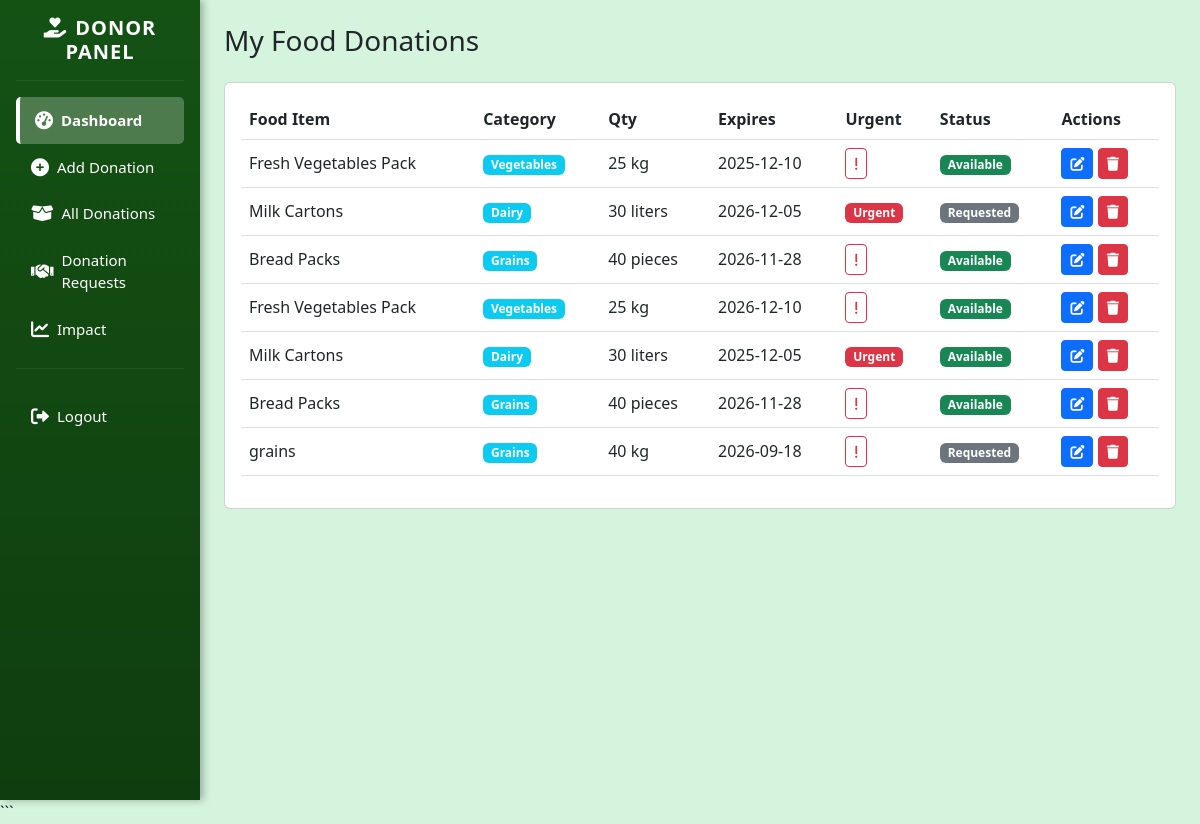
The app's page /donor_my_food_donations.php (signed in) with its own data.
### tables this page shows
CREATE TABLE `food_donations` (
  `id` int(11) NOT NULL,
  `donor_id` int(11) NOT NULL,
  `food_name` varchar(255) NOT NULL,
  `category` enum('vegetables','fruits','dairy','meat','grains','prepared_food','beverages','snacks','frozen','canned','other') NOT NULL,
  `quantity` varchar(100) NOT NULL,
  `unit` enum('kg','lbs','servings','pieces','liters','boxes','bags','other') NOT NULL,
  `expiration_date` date NOT NULL,
  `pickup_time_start` time DEFAULT NULL,
  `pickup_time_end` time DEFAULT NULL,
  `special_instructions` text DEFAULT NULL,
  `food_safety_info` text DEFAULT NULL,
  `images` longtext DEFAULT NULL CHECK (json_valid(`images`)),
  `description` text DEFAULT NULL,
  `urgent` tinyint(1) NOT NULL DEFAULT 0,
  `estimated_value` decimal(10,2) DEFAULT NULL,
  `status` enum('available','requested','reserved','completed','expired','cancelled') DEFAULT 'available',
  `location_lat` decimal(10,8) DEFAULT NULL,
  `location_lng` decimal(11,8) DEFAULT NULL,
  `pickup_address` text DEFAULT NULL,
  `created_at` timestamp NOT NULL DEFAULT current_timestamp(),
  `updated_at` timestamp NOT NULL DEFAULT current_timestamp() ON UPDATE current_timestamp()
);

### donor_my_food_donations.php (the view, shortened to what this page needs)
<?php
include 'config.php';
$donor_sql = "SELECT id, business_name FROM donors WHERE email = ?";
$donor_stmt = $conn->prepare($donor_sql);
$donor_stmt->bind_param("s", $_SESSION['user_email']);
$donor_stmt->execute();
$donor = $donor_stmt->get_result()->fetch_assoc();
$donor_id = $donor['id'];
$q = $conn->prepare("SELECT * FROM food_donations WHERE donor_id=? ORDER BY created_at DESC");
$q->bind_param("i", $donor_id);
$q->execute();
$donations = $q->get_result()->fetch_all(MYSQLI_ASSOC);
?>
<!DOCTYPE html>
<html>
<head>
<link href="https://cdn.jsdelivr.net/npm/bootstrap@5.3.0/dist/css/bootstrap.min.css" rel="stylesheet">
<link href="https://cdnjs.cloudflare.com/ajax/libs/font-awesome/6.0.0/css/all.min.css" rel="stylesheet">
</head>
<body>
<div class="container-fluid">
<div class="row">
<div class="col-md-2 p-0">
    <?php include "sidebar_donor.php"; ?>
</div>
<div class="col-md-10 p-4">
<h3 class="mb-4">My Food Donations</h3>
<div class="card">
<div class="card-body">
<?php if (empty($donations)): ?>
<p class="text-muted">No donations yet.</p>
<?php else: ?>
<div class="table-responsive">
<table class="table table-hover align-middle">
<thead>
<tr>
<th>Food Item</th>
<th>Category</th>
<th>Qty</th>
<th>Expires</th>
<th>Urgent</th>
<th>Status</th>
<th>Actions</th>
</tr>
</thead>
<tbody>
<?php foreach ($donations as $d): ?>
<tr>
<td><?php echo htmlspecialchars($d['food_name']); ?></td>
<td>
<span class="badge bg-info">
<?php echo ucfirst(str_replace('_',' ', $d['category'])); ?>
</span>
</td>
<td><?php echo $d['quantity']." ".$d['unit']; ?></td>
<td><?php echo $d['expiration_date']; ?></td>
<td>
<?php if ($d['urgent'] == 1): ?>
<span class="badge bg-danger">Urgent</span>
<?php else: ?>
<form method="post" class="d-inline">
<button class="btn btn-sm btn-outline-danger" name="mark_urgent">
<i class="fa-solid fa-exclamation"></i>
</button>
</form>
<?php endif; ?>
</td>
<td>
<span class="badge bg-<?php echo $d['status']=="available"?"success":"secondary"; ?>">
<?php echo ucfirst($d['status']); ?>
</span>
</td>
<td>
<button class="btn btn-sm btn-primary"
onclick='editDonation(<?php echo json_encode($d); ?>)'>
<i class="fa fa-edit"></i>
</button>
<form method="post" class="d-inline" onsubmit="return confirm('Delete?')">
<button class="btn btn-sm btn-danger" name="delete_donation">
<i class="fa fa-trash"></i>
</button>
</form>
</td>
</tr>
<?php endforeach; ?>
</tbody>
</table>
</div>
<?php endif; ?>
</div>
</div>
</div>
</div>
</div>
</body>
</html>

### donor_my_food_donations.php (style rules this page uses)
:root { --green:#28a745; --light:#d4f4dd; --dark:#145214; }
body { background:var(--light); }

### records on screen
food_donations: food_name "Fresh Vegetables Pack", category "Vegetables", quantity "25", unit "kg", expiration_date "2025-12-10", status "Available"
food_donations: food_name "Milk Cartons", category "Dairy", quantity "30", unit "liters", expiration_date "2026-12-05", urgent "Urgent", status "Requested"
food_donations: food_name "Bread Packs", category "Grains", quantity "40", unit "pieces", expiration_date "2026-11-28", status "Available"
food_donations: food_name "Fresh Vegetables Pack", category "Vegetables", quantity "25", unit "kg", expiration_date "2026-12-10", status "Available"
food_donations: food_name "Milk Cartons", category "Dairy", quantity "30", unit "liters", expiration_date "2025-12-05", urgent "Urgent", status "Available"
food_donations: food_name "Bread Packs", category "Grains", quantity "40", unit "pieces", expiration_date "2026-11-28", status "Available"
food_donations: food_name "grains", category "Grains", quantity "40", unit "kg", expiration_date "2026-09-18", status "Requested"
